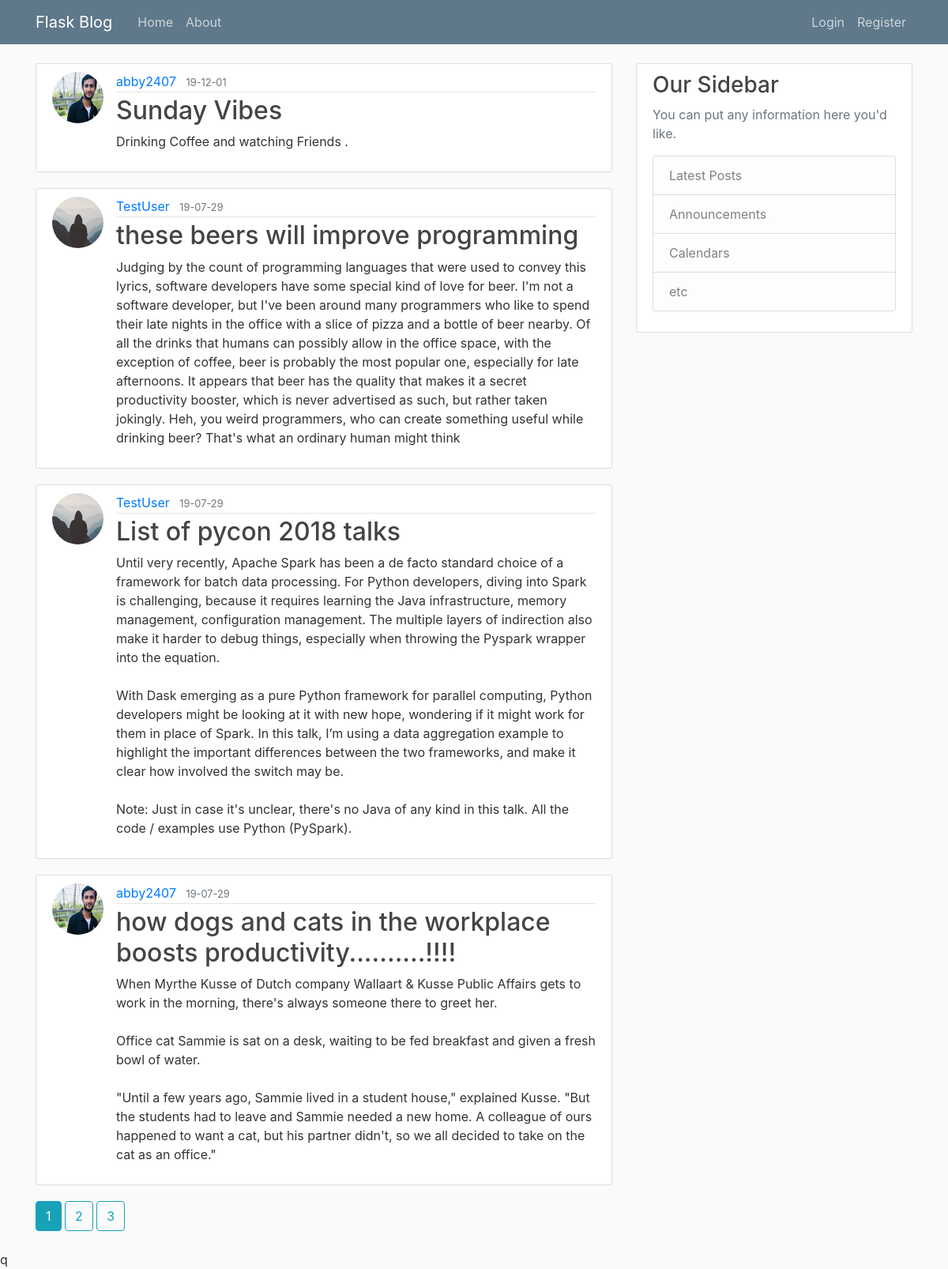
The page /home on the database its author committed.
### bloggersNest/models.py (models this page shows, shortened)
class Post(db.Model):
	id = db.Column(db.Integer, primary_key=True)
	title = db.Column(db.String(100), nullable=False)
	date_posted = db.Column(db.DateTime, nullable=False, default=datetime.utcnow)
	content = db.Column(db.Text, nullable=False)
	user_id = db.Column(db.Integer, db.ForeignKey('user.id'), nullable=False)

class User(db.Model, UserMixin):
	id = db.Column(db.Integer, primary_key=True)
	username = db.Column(db.String(20), unique=True, nullable=False)
	email = db.Column(db.String(120), unique=True, nullable=False)
	image_file = db.Column(db.String(20), nullable=False, default='default.jpg')
	password = db.Column(db.String(60), nullable=False)
	posts = db.relationship('Post', backref='author', lazy=True)

### bloggersNest/main/routes.py (the view)
@main.route("/")
@main.route("/home")
def home():
	page = request.args.get('page', 1, type=int)
	posts = Post.query.order_by(Post.date_posted.desc()).paginate(page=page, per_page=4)
	return render_template('home.html', posts = posts)

### bloggersNest/templates/home.html
{% extends "layout.html" %}
{% block content %}
	{% for post in posts.items %}
		<article class="media content-section">
      <img class="rounded-circle article-img" src="{{ url_for('static', filename='profile_pics/' + post.author.image_file) }}">
          <div class="media-body">
            <div class="article-metadata">
              <a class="mr-2" href="{{ url_for('users.user_posts', username=post.author.username) }}">{{ post.author.username }}</a>
              <small class="text-muted">{{ post.date_posted.strftime('%y-%m-%d') }}</small>
            </div>
            <h2><a class="article-title" href="{{ url_for('posts.post', post_id=post.id) }}">{{ post.title }}</a></h2>
            <p class="article-content">{{ post.content }}</p>
          </div>
		</article>
	{% endfor %}
  {% for page_num in posts.iter_pages(left_edge=1, right_edge=1, left_current=1, right_current=2) %}
    {% if page_num %}
      {% if posts.page == page_num %}
        <a class="btn btn-info mb-4" href="{{ url_for('main.home', page=page_num) }}">{{ page_num }}</a>
      {% else %}
        <a class="btn btn-outline-info mb-4" href="{{ url_for('main.home', page=page_num) }}">{{ page_num }}</a>
      {% endif %}
    {% else %}
      ....
    {% endif %}
  {% endfor %}
{% endblock content %}

### bloggersNest/templates/layout.html (shortened to what this page needs)
<!DOCTYPE html>
<html>
<head>
    <link rel="stylesheet" href="https://maxcdn.bootstrapcdn.com/bootstrap/4.0.0/css/bootstrap.min.css">
    <link rel="stylesheet" type="text/css" href="{{ url_for('static', filename='main.css') }}">
</head>
<body>
    <header class="site-header">
      <nav class="navbar navbar-expand-md navbar-dark bg-steel fixed-top">
        <div class="container">
          <a class="navbar-brand mr-4" href="/">Flask Blog</a>
          <div class="collapse navbar-collapse" id="navbarToggle">
            <div class="navbar-nav mr-auto">
              <a class="nav-item nav-link" href="{{ url_for('main.home') }}">Home</a>
              <a class="nav-item nav-link" href="{{ url_for('main.about') }}">About</a>
            </div>
            <div class="navbar-nav">
              {% if current_user.is_authenticated %}
                <a class="nav-item nav-link" href="{{url_for('posts.new_post') }}">New Post</a>
                <a class="nav-item nav-link" href="{{url_for('users.account') }}">Account</a>
                <a class="nav-item nav-link" href="{{url_for('users.logout') }}">Logout</a>
              {% else %}
              <a class="nav-item nav-link" href="{{url_for('users.login') }}">Login</a>
              <a class="nav-item nav-link" href="{{url_for('users.register') }}">Register</a>
              {% endif %}
            </div>
          </div>
        </div>
      </nav>
    </header>
    <main role="main" class="container">
      <div class="row">
        <div class="col-md-8">
          {% block content %}{% endblock %}
        </div>
        <div class="col-md-4">
          <div class="content-section">
            <h3>Our Sidebar</h3>
            <p class='text-muted'>You can put any information here you'd like.
              <ul class="list-group">
                <li class="list-group-item list-group-item-light">Latest Posts</li>
                <li class="list-group-item list-group-item-light">Announcements</li>
                <li class="list-group-item list-group-item-light">Calendars</li>
                <li class="list-group-item list-group-item-light">etc</li>
              </ul>
            </p>
          </div>
        </div>
      </div>
    </main>
</body>
</html>q

### bloggersNest/static/main.css (style rules this page uses)
body { background: #fafafa; color: #333333; margin-top: 5rem; }
h1, h2, h3, h4, h5, h6 { color: #444444; }
.bg-steel { background-color: #5f788a; }
.site-header .navbar-nav .nav-link { color: #cbd5db; }
.content-section { background: #ffffff; padding: 10px 20px; border: 1px solid #dddddd; border-radius: 3px; margin-bottom: 20px; }
.article-title { color: #444444; }
.article-content { white-space: pre-line; }
.article-img { height: 65px; width: 65px; margin-right: 16px; }
.article-metadata { padding-bottom: 1px; margin-bottom: 4px; border-bottom: 1px solid #e3e3e3; }

### rows shown on the page
Post: image_file (picture), author.username "abby2407", date_posted "19-12-01", title "Sunday Vibes", content "Drinking Coffee and watching Friends ."
Post: image_file (placeholder picture), author.username "TestUser", date_posted "19-07-29", title "these beers will improve programming", content "Judging by the count of programming languages that were used to convey this lyrics, software developers have some special kind of love for beer. I'm not a software developer, but I've been around many programmers who like to spend their late nights in the office with a slice of pizza and a bottle of beer nearby. Of all the drinks that humans can possibly allow in the office space, with the exception of coffee, beer is probably the most popular one, especially for late afternoons. It appears that beer has the quality that makes it a secret productivity booster, which is never advertised as such, but rather taken jokingly. Heh, you weird programmers, who can create something useful while…"
Post: image_file (placeholder picture), author.username "TestUser", date_posted "19-07-29", title "List of pycon 2018 talks", content "Until very recently, Apache Spark has been a de facto standard choice of a framework for batch data processing. For Python developers, diving into Spark is challenging, because it requires learning the Java infrastructure, memory management, configuration management. The multiple layers of indirection also make it harder to debug things, especially when throwing the Pyspark wrapper into the equation. With Dask emerging as a pure Python framework for parallel computing, Python developers might be looking at it with new hope, wondering if it might work for them in place of Spark. In this talk, I’m using a data aggregation example to highlight the important differences between the two…"
Post: image_file (picture), author.username "abby2407", date_posted "19-07-29", title "how dogs and cats in the workplace boosts productivity..........!!!!", content "When Myrthe Kusse of Dutch company Wallaart & Kusse Public Affairs gets to work in the morning, there's always someone there to greet her. Office cat Sammie is sat on a desk, waiting to be fed breakfast and given a fresh bowl of water. \"Until a few years ago, Sammie lived in a student house,\" explained Kusse. \"But the students had to leave and Sammie needed a new home. A colleague of ours happened to want a cat, but his partner didn't, so we all decided to take on the cat as an office.\""

### other values the page prints
{{ page_num }} "1"
{{ page_num }} "2" "3"
